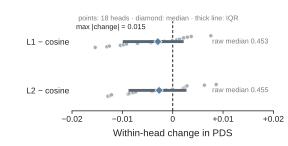

The script that saved this image:
"""Fig. 4d — paired changes in PDS under alternative distance geometries."""
from __future__ import annotations

import numpy as np

import fig4_common as S

# Static QA contract: Arial/Helvetica sans-serif; svg.fonttype="none";
# pdf.fonttype=42; exports .svg, .pdf, .png and .tiff at dpi=600.
# Final assembled figure target: width_mm = 183.
W_MM, H_MM = 73.0, 37.0


def main() -> None:
    S.apply_style()
    df = S.breakdown()
    inhouse = df[df["method"].map(S.is_inhouse)]
    per_method = inhouse.groupby("method")[["PDS_cos", "PDS_L1", "PDS_L2"]].mean()
    differences = {
        "L1": (per_method["PDS_L1"] - per_method["PDS_cos"]).sort_values(),
        "L2": (per_method["PDS_L2"] - per_method["PDS_cos"]).sort_values(),
    }

    fig = S.figure(W_MM, H_MM)
    ax = fig.add_axes([0.25, 0.24, 0.70, 0.615])
    ax.axvline(0.0, color=S.INK, lw=0.7, ls=(0, (3, 2)), zorder=1)
    y_positions = {"L1": 1.0, "L2": 0.0}
    for label, values in differences.items():
        values = values.to_numpy(float)
        y = y_positions[label]
        offsets = S.deterministic_offsets(len(values), 0.12)
        ax.scatter(
            values,
            y + offsets,
            s=8,
            facecolor=S.MID_GREY,
            edgecolor="white",
            linewidth=0.3,
            zorder=3,
        )
        q1, median, q3 = np.quantile(values, [0.25, 0.50, 0.75])
        ax.plot([q1, q3], [y, y], color=S.SLATE, lw=2.1, zorder=4)
        ax.plot(
            median,
            y,
            marker="D",
            ms=4.1,
            mfc=S.PDS_BLUE,
            mec="white",
            mew=0.5,
            zorder=5,
        )
        raw_median = float(
            per_method["PDS_L1" if label == "L1" else "PDS_L2"].median()
        )
        ax.text(
            0.019,
            y,
            f"raw median {raw_median:.3f}",
            ha="right",
            va="center",
            fontsize=5.1,
            color=S.GREY,
        )

    maximum = max(np.abs(values.to_numpy(float)).max() for values in differences.values())
    ax.set_xlim(-0.020, 0.020)
    ax.set_ylim(-0.42, 1.42)
    ax.set_xticks([-0.02, -0.01, 0.00, 0.01, 0.02])
    ax.set_xticklabels(["−0.02", "−0.01", "0", "+0.01", "+0.02"])
    ax.set_yticks([1.0, 0.0])
    ax.set_yticklabels(["L1 − cosine", "L2 − cosine"])
    ax.set_xlabel("Within-head change in PDS")
    ax.tick_params(axis="y", length=0, pad=2)
    ax.tick_params(axis="x", pad=1.3)
    S.despine(ax, keep=("bottom",))
    ax.text(
        0.02,
        0.97,
        f"max |change| = {maximum:.3f}",
        transform=ax.transAxes,
        ha="left",
        va="top",
        fontsize=5.2,
        color=S.INK,
    )
    fig.text(
        0.55,
        0.895,
        "points: 18 heads · diamond: median · thick line: IQR",
        ha="center",
        va="top",
        fontsize=5.0,
        color=S.GREY,
    )
    S.save(fig, "fig4d_distance_invariance")


if __name__ == "__main__":
    main()
